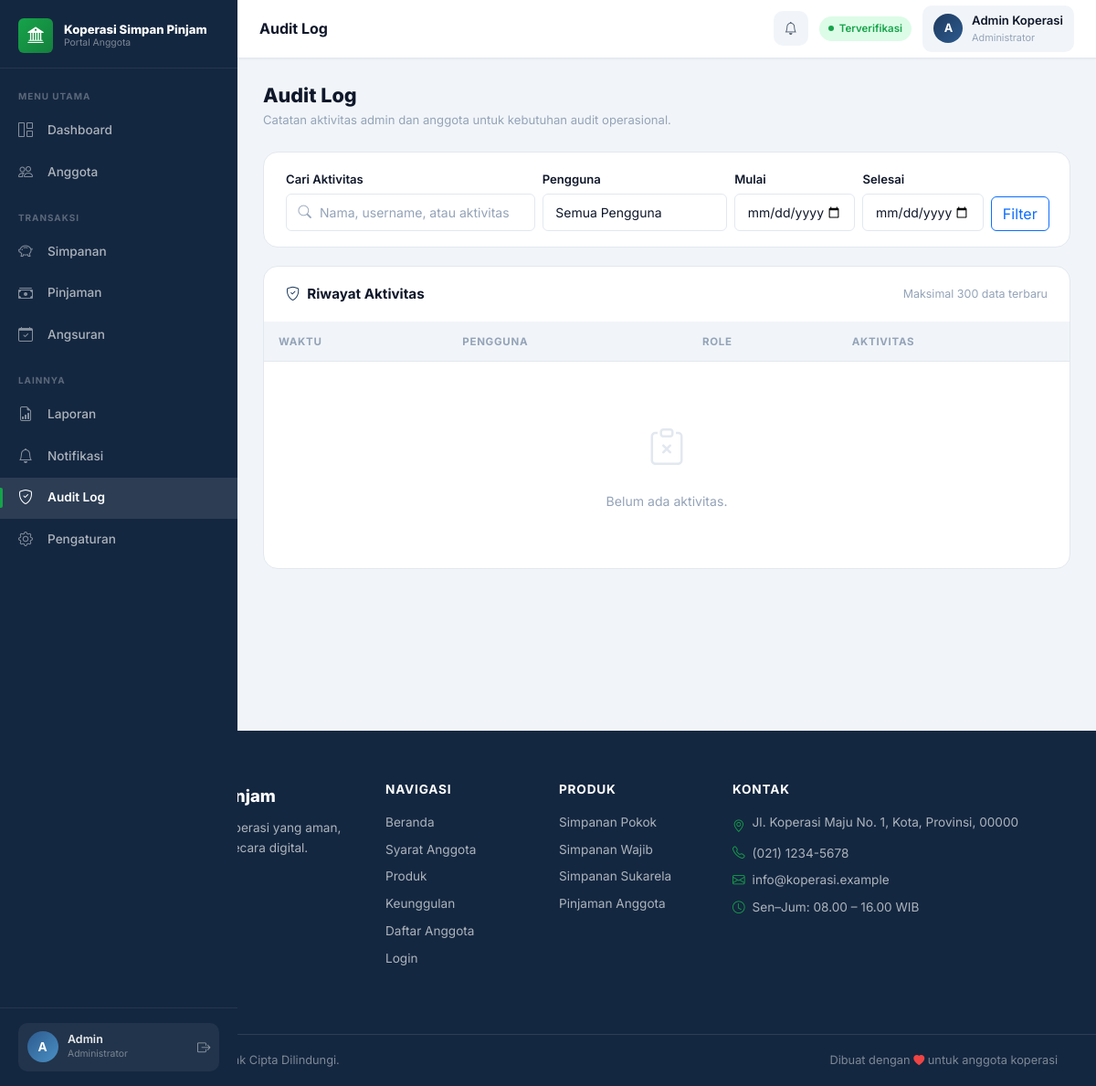
The page /admin/audit-log.php (signed in) on the database its author committed.
### tables this page shows
CREATE TABLE IF NOT EXISTS users (
    id INT AUTO_INCREMENT PRIMARY KEY,
    nama VARCHAR(150) NOT NULL,
    nik VARCHAR(50) NOT NULL UNIQUE,
    tempat_lahir VARCHAR(100),
    tanggal_lahir DATE,
    jenis_kelamin VARCHAR(20),
    alamat TEXT,
    no_hp VARCHAR(30),
    email VARCHAR(150) NOT NULL UNIQUE,
    pekerjaan VARCHAR(100),
    penghasilan DECIMAL(15,2),
    username VARCHAR(50) NOT NULL UNIQUE,
    password VARCHAR(255) NOT NULL,
    role ENUM('admin', 'user') DEFAULT 'user',
    status_verifikasi VARCHAR(50) DEFAULT 'Menunggu Verifikasi',
    foto_ktp VARCHAR(255),
    foto_diri VARCHAR(255),
    created_at DATETIME,
    updated_at DATETIME
);

### config/config.php (called while the page is built)
<?php
return [
    'db' => [
        'host' => 'localhost',
        'name' => 'koperasi',
        'user' => 'root',
        'pass' => '',
        'charset' => 'utf8mb4',
    ],
    'app' => [
        'name' => 'Koperasi Simpan Pinjam',
        'base_url' => '',
        'timezone' => 'Asia/Jakarta',
    ],
];

### config/helpers.php (called while the page is built, shortened)
<?php
function e($value): string
{
    return htmlspecialchars((string)$value, ENT_QUOTES, 'UTF-8');
}

### config/auth.php (called while the page is built, shortened)
<?php
require_once __DIR__ . '/helpers.php';
function current_user(): ?array
{
    $pdo = db();
    $stmt = $pdo->prepare("SELECT * FROM users WHERE id = ?");
    $stmt->execute([$_SESSION['user_id']]);
    $user = $stmt->fetch();
    return $user ?: null;
}

### admin/audit-log.php (the view, shortened to what this page needs)
<?php
require_once __DIR__ . '/../config/auth.php';
require_once __DIR__ . '/../config/helpers.php';
$pdo = db();
$q = trim($_GET['q'] ?? '');
$start = $_GET['start'] ?? '';
$end = $_GET['end'] ?? '';
$conditions = [];
$params = [];
$where = $conditions ? 'WHERE ' . implode(' AND ', $conditions) : '';
$stmt = $pdo->prepare("
    SELECT l.*, u.nama, u.username, u.role
    FROM activity_logs l
    JOIN users u ON u.id = l.user_id
    $where
    ORDER BY l.created_at DESC
    LIMIT 300
");
$stmt->execute($params);
$logs = $stmt->fetchAll();
$page_title = 'Audit Log';
?>
<?php require __DIR__ . '/../includes/dashboard_top.php'; ?>
<div class="page-header">
    <div>
        <h1 class="page-title">Audit Log</h1>
        <p class="page-sub">Catatan aktivitas admin dan anggota untuk kebutuhan audit operasional.</p>
    </div>
</div>
<div class="filter-bar">
    <form class="row g-2 align-items-end" method="get">
        <div class="col-md-4">
            <label class="form-label">Cari Aktivitas</label>
            <div class="search-input-wrap">
                <input type="search" name="q" class="form-control" value="<?= e($q); ?>" placeholder="Nama, username, atau aktivitas..." data-table-search="#auditLogTable">
            </div>
        </div>
        <div class="col-md-3">
            <label class="form-label">Pengguna</label>
            <select name="user_id" class="form-select">
                <option value="">Semua Pengguna</option>
            </select>
        </div>
        <div class="col-md-2">
            <label class="form-label">Mulai</label>
            <input type="date" name="start" class="form-control" value="<?= e($start); ?>">
        </div>
        <div class="col-md-2">
            <label class="form-label">Selesai</label>
            <input type="date" name="end" class="form-control" value="<?= e($end); ?>">
        </div>
        <div class="col-md-1 d-grid">
            <button class="btn btn-outline-primary">Filter</button>
        </div>
    </form>
</div>
<div class="panel">
    <div class="panel-header">
        <span class="panel-title"><i class="bi bi-shield-check me-2 text-primary-custom"></i>Riwayat Aktivitas</span>
        <span style="font-size:.78rem;color:var(--text-muted)">Maksimal 300 data terbaru</span>
    </div>
    <div class="table-responsive panel-body p-0">
        <table class="data-table" id="auditLogTable">
            <thead>
                <tr>
                    <th>Waktu</th>
                    <th>Pengguna</th>
                    <th>Role</th>
                    <th>Aktivitas</th>
                </tr>
            </thead>
            <tbody>
                <?php if (empty($logs)): ?>
                    <tr><td colspan="4"><div class="empty-state"><i class="bi bi-clipboard-x"></i><p>Belum ada aktivitas.</p></div></td></tr>
                <?php endif; ?>
            </tbody>
        </table>
    </div>
</div>
<?php require __DIR__ . '/../includes/dashboard_bottom.php'; ?>

### includes/dashboard_top.php (shortened to what this page needs)
<?php
require_once __DIR__ . '/../config/auth.php';
require_once __DIR__ . '/../config/helpers.php';
$config   = require __DIR__ . '/../config/config.php';
$authUser = current_user();
$initials = strtoupper(substr($authUser['nama'] ?? 'U', 0, 1));
$statusMap = [
    'Disetujui'           => ['class' => 'verified',  'label' => 'Terverifikasi'],
    'Menunggu Verifikasi' => ['class' => 'pending',   'label' => 'Menunggu'],
    'Ditolak'             => ['class' => 'rejected',  'label' => 'Ditolak'],
    'Nonaktif'            => ['class' => 'nonactive', 'label' => 'Nonaktif'],
];
$verifStatus  = $authUser['status_verifikasi'] ?? 'Menunggu Verifikasi';
$statusInfo   = $statusMap[$verifStatus] ?? ['class' => 'pending', 'label' => $verifStatus];
$role         = $authUser['role'] ?? 'user';
$notificationUrl     = $role === 'admin' ? '/admin/notifikasi.php' : '/user/notifikasi.php';
?>
<?php require __DIR__ . '/header.php'; ?>
<div class="app-layout">
  <aside class="app-sidebar" id="appSidebar">
    <a href="/" class="sidebar-brand">
      <span class="sidebar-brand-icon"><i class="bi bi-bank2"></i></span>
      <span class="sidebar-brand-text">
        <span class="sidebar-brand-name"><?= e($config['app']['name']); ?></span>
        <span class="sidebar-brand-tagline">Portal Anggota</span>
      </span>
    </a>
    <nav class="sidebar-nav">
      <?php if ($role === 'admin'): ?>
        <div class="sidebar-section"><span class="sidebar-section-label">Menu Utama</span></div>
        <a href="/admin/dashboard.php" class="sidebar-link" id="sl-dashboard">
            <i class="bi bi-grid-1x2"></i>Dashboard
        </a>
        <a href="/admin/anggota.php" class="sidebar-link" id="sl-anggota">
            <i class="bi bi-people"></i>Anggota
        </a>
        <div class="sidebar-section mt-2"><span class="sidebar-section-label">Transaksi</span></div>
        <a href="/admin/simpanan.php" class="sidebar-link" id="sl-simpanan">
            <i class="bi bi-piggy-bank"></i>Simpanan
        </a>
        <a href="/admin/pinjaman.php" class="sidebar-link" id="sl-pinjaman">
            <i class="bi bi-cash-stack"></i>Pinjaman
        </a>
        <a href="/admin/angsuran.php" class="sidebar-link" id="sl-angsuran">
            <i class="bi bi-calendar-check"></i>Angsuran
        </a>
        <div class="sidebar-section mt-2"><span class="sidebar-section-label">Lainnya</span></div>
        <a href="/admin/laporan.php" class="sidebar-link" id="sl-laporan">
            <i class="bi bi-file-earmark-bar-graph"></i>Laporan
        </a>
        <a href="/admin/notifikasi.php" class="sidebar-link" id="sl-notifikasi">
            <i class="bi bi-bell"></i>Notifikasi
        </a>
        <a href="/admin/audit-log.php" class="sidebar-link" id="sl-audit-log">
            <i class="bi bi-shield-check"></i>Audit Log
        </a>
        <a href="/admin/pengaturan.php" class="sidebar-link" id="sl-pengaturan">
            <i class="bi bi-gear"></i>Pengaturan
        </a>
      <?php endif; ?>
    </nav>
    <div class="sidebar-footer">
      <div class="sidebar-user">
        <div class="sidebar-avatar"><?= $initials; ?></div>
        <div>
          <div class="sidebar-user-name"><?= e(explode(' ', $authUser['nama'])[0] ?? $authUser['nama']); ?></div>
          <div class="sidebar-user-role"><?= $role === 'admin' ? 'Administrator' : 'Anggota'; ?></div>
        </div>
        <a href="/logout.php" class="sidebar-logout ms-auto" title="Logout"><i class="bi bi-box-arrow-right"></i></a>
      </div>
    </div>
  </aside>
  <div class="app-main">
    <header class="app-topbar">
      <div class="topbar-breadcrumb">
        <span class="topbar-page-title"><?= e($page_title ?? 'Dashboard'); ?></span>
      </div>
      <div class="topbar-right">
        <a href="<?= e($notificationUrl); ?>" class="topbar-notification" title="Notifikasi">
          <i class="bi bi-bell"></i>
        </a>
        <span class="status-pill <?= $statusInfo['class']; ?>"><?= $statusInfo['label']; ?></span>
        <div class="topbar-user">
          <div class="topbar-avatar"><?= $initials; ?></div>
          <div class="d-none d-md-block">
            <div class="topbar-user-name"><?= e($authUser['nama']); ?></div>
            <div class="topbar-user-role"><?= $role === 'admin' ? 'Administrator' : 'Anggota'; ?></div>
          </div>
        </div>
      </div>
    </header>
    <main class="app-content">

### rows shown on the page
users: nama "A", nama "Admin", status_verifikasi "Terverifikasi", nama "Admin Koperasi"

### other values the page prints
$config['app']['name'] "Koperasi Simpan Pinjam"
$page_title "Audit Log"
